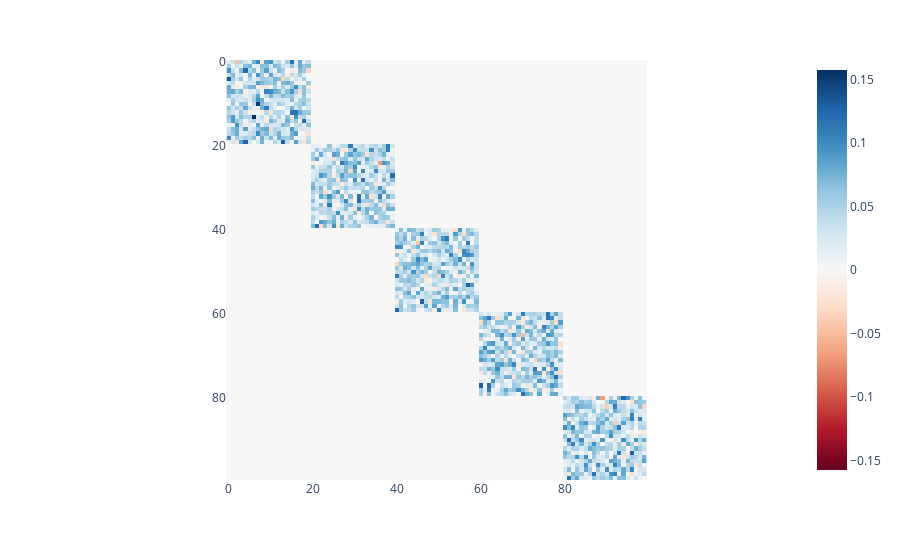

The notebook cell saved with this chart:
### Code cell
# Plot the estimated VAR coefficient matrix, Phi
max_phi = np.max(phi_hat)
fig = px.imshow(phi_hat,zmin=-max_phi,zmax=max_phi,color_continuous_scale='RdBu')
fig.show()

### Figure 1 — Plotly figure (JSON) as saved in the notebook; plotly's stock layout.template omitted (floating-point values rounded to 4 significant figures; data arrays with more than 128 entries replaced by an {"elided": "..."} marker saying what was removed)
{"data": [{"coloraxis": "coloraxis", "hovertemplate": "x: %{x}<br>y: %{y}<br>color: %{z}<extra></extra>", "name": "0", "type": "heatmap", "xaxis": "x", "yaxis": "y", "z": {"elided": "100x100 float values"}}], "layout": {"coloraxis": {"cmax": 0.1575, "cmin": -0.1575, "colorscale": [[0, "rgb(103,0,31)"], [0.1, "rgb(178,24,43)"], [0.2, "rgb(214,96,77)"], [0.3, "rgb(244,165,130)"], [0.4, "rgb(253,219,199)"], [0.5, "rgb(247,247,247)"], [0.6, "rgb(209,229,240)"], [0.7, "rgb(146,197,222)"], [0.8, "rgb(67,147,195)"], [0.9, "rgb(33,102,172)"], [1, "rgb(5,48,97)"]]}, "margin": {"t": 60}, "xaxis": {"anchor": "y", "constrain": "domain", "domain": [0, 1], "scaleanchor": "y"}, "yaxis": {"anchor": "x", "autorange": "reversed", "constrain": "domain", "domain": [0, 1]}}}
